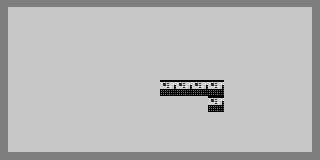

Below is a game level as drawn by its tile map, then a one-line description and the .tmx file that defines it, in full:
An orthogonal 20x10 tile map with 16x16 px tiles, 1 tile layer (Floor), 2 tilesets.

<map version="1.4" tiledversion="1.4.2" orientation="orthogonal" renderorder="right-down" width="20" height="10" tilewidth="16" tileheight="16" infinite="0" nextlayerid="9" nextobjectid="1">
 <tileset firstgid="1" source="testsheet.tsx" />
 <tileset firstgid="10" source="Lab.tsx" />
 <layer id="1" name="Floor" width="20" height="10">
  <data encoding="csv">
1,2,2,2,2,2,2,2,2,2,2,2,2,2,2,2,2,2,2,3,
4,5,5,5,5,5,5,5,5,5,5,5,5,5,5,5,5,5,5,6,
4,5,5,5,5,5,5,5,5,5,5,5,5,5,5,5,5,5,5,6,
4,5,5,5,5,5,5,5,5,5,5,5,5,5,5,5,5,5,5,6,
4,5,5,5,5,5,5,5,5,5,5,5,5,5,5,5,5,5,5,6,
4,5,5,5,5,5,5,5,5,5,44,44,44,44,5,5,5,5,5,6,
4,5,5,5,5,5,5,5,5,5,5,5,5,44,5,5,5,5,5,6,
4,5,5,5,5,5,5,5,5,5,5,5,5,5,5,5,5,5,5,6,
4,5,5,5,5,5,5,5,5,5,5,5,5,5,5,5,5,5,5,6,
7,8,8,8,8,8,8,8,8,8,8,8,8,8,8,8,8,8,8,9
</data>
 </layer>
</map>
